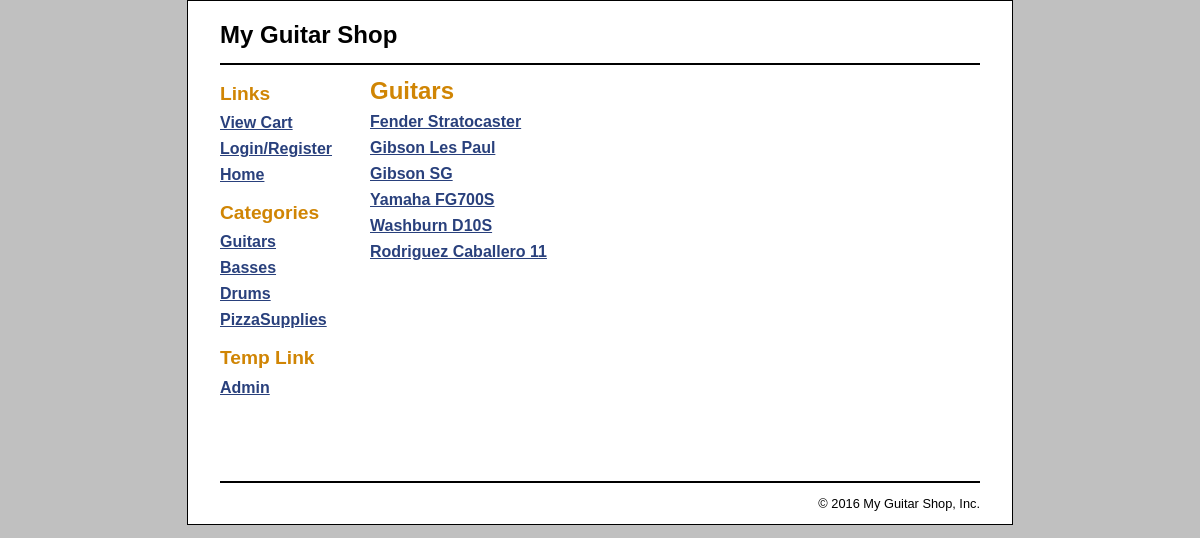
Page /catalog?category_id=1 on the committed database.
### tables this page shows
CREATE TABLE categories (
  categoryID        INT            NOT NULL   AUTO_INCREMENT,
  categoryName      VARCHAR(255)   NOT NULL,
  PRIMARY KEY (categoryID)
);

CREATE TABLE products (
  productID         INT            NOT NULL   AUTO_INCREMENT,
  categoryID        INT            NOT NULL,
  productCode       VARCHAR(10)    NOT NULL,
  productName       VARCHAR(255)   NOT NULL,
  description       TEXT           NOT NULL,
  listPrice         DECIMAL(10,2)  NOT NULL,
  discountPercent   DECIMAL(10,2)  NOT NULL   DEFAULT 0.00,
  dateAdded         DATETIME       NOT NULL,
  PRIMARY KEY (productID), 
  INDEX categoryID (categoryID), 
  UNIQUE INDEX productCode (productCode)
);

### util/main.php (called while the page is built, shortened)
<?php
$doc_root = filter_input(INPUT_SERVER, 'DOCUMENT_ROOT');
$dirs = explode(DIRECTORY_SEPARATOR, __DIR__);
array_pop($dirs);
$project_root = implode('/',$dirs) . '/';
$app_path = substr($project_root, strlen($doc_root));
?>

### model/category_db.php (called while the page is built, shortened)
<?php
function get_categories() {
    global $db;
    $query = 'SELECT *,
                (SELECT COUNT(*)
                 FROM products
                 WHERE Products.categoryID = categories.categoryID)
                 AS productCount
              FROM categories
              ORDER BY categoryID';
    try {
        $statement = $db->prepare($query);
        $statement->execute();
        $result = $statement->fetchAll();
        return $result;
    } catch (PDOException $e) {
        $error_message = $e->getMessage();
        display_db_error($error_message);
    }
}
function get_category($category_id) {
    global $db;
    $query = '
        SELECT *
        FROM categories
        WHERE categoryID = :category_id';
    try {
        $statement = $db->prepare($query);
        $statement->bindValue(':category_id', $category_id);
        $statement->execute();
        $result = $statement->fetch();
        return $result;
    } catch (PDOException $e) {
        $error_message = $e->getMessage();
        display_db_error($error_message);
    }
}
?>

### model/product_db.php (called while the page is built, shortened)
<?php
function get_products_by_category($category_id) {
    global $db;
    $query = '
        SELECT *
        FROM products p
           INNER JOIN categories c
           ON p.categoryID = c.categoryID
        WHERE p.categoryID = :category_id';
    try {
        $statement = $db->prepare($query);
        $statement->bindValue(':category_id', $category_id);
        $statement->execute();
        $result = $statement->fetchAll();
        return $result;
    } catch (PDOException $e) {
        $error_message = $e->getMessage();
        display_db_error($error_message);
    }
}
?>

### catalog/category_view.php (the view)
<?php include '../view/header.php'; ?>
<?php include '../view/sidebar.php'; ?>
<main>
    <h1><?php echo htmlspecialchars($category_name); ?></h1>
    <?php if (count($products) == 0) : ?>
        <p>There are no products in this category.</p>
    <?php else: ?>
        <?php foreach ($products as $product) : ?>
        <p>
            <a href="<?php echo '?product_id=' . $product['productID']; ?>">
                <?php echo htmlspecialchars($product['productName']); ?>
            </a>
        </p>
        <?php endforeach; ?>
    <?php endif; ?>
</main>
<?php include '../view/footer.php'; ?>

### view/sidebar.php
<aside>
    <h2>Links</h2>
    <ul>
        <li>
            <a href="<?php echo $app_path . 'cart'; ?>">View Cart</a>
        </li>
            <?php
            $account_url = $app_path . 'account';
            $logout_url = $account_url . '?action=logout';
            if (isset($_SESSION['user'])) :
            ?>
                <li><a href="<?php echo $account_url; ?>">My Account</a></li>
                <li><a href="<?php echo $logout_url; ?>">Logout</a>
            <?php else: ?>
                <li><a href="<?php echo $account_url; ?>">Login/Register</a></li>
            <?php endif; ?>
        <li>
            <a href="<?php echo $app_path; ?>">Home</a>
        </li>
    </ul>
    <h2>Categories</h2>
    <ul>
        <?php
            require_once('model/database.php');
            require_once('model/category_db.php');
            $categories = get_categories();
            foreach($categories as $category) :
                $name = $category['categoryName'];
                $id = $category['categoryID'];
                $url = $app_path . 'catalog?category_id=' . $id;
        ?>
        <li>
            <a href="<?php echo $url; ?>">
               <?php echo htmlspecialchars($name); ?>
            </a>
        </li>
        <?php endforeach; ?>
    </ul>
    <h2>Temp Link</h2>
    <ul>
        <li>
            <a href="<?php echo $app_path; ?>admin">Admin</a>
        </li>
    </ul>
</aside>

### main.css (style rules this page uses)
html { background-color: rgb(192, 192, 192); }
body { font-family: Arial, Helvetica, sans-serif; width: 760px; margin: 0 auto; padding: 0 2em; background-color: white; border: 1px solid black; }
main { margin-bottom: 1em; float: left; width: 580px; }
aside { float: left; width: 150px; height: 400px; margin: .5em 0; }
h1 { font-size: 150%; margin: .5em 0 .25em; }
h2 { font-size: 120%; margin: .5em 0; }
h1, h2 { color: rgb(208, 133, 4); }
p { margin: .5em 0; }
ul { list-style-type: none; margin: 0; padding-left: 0; }
li { padding-bottom: .5em; }
a { color: rgb(41, 64, 124); font-weight: bold; }

### rows in the picture
categories: categoryName "Guitars"
categories: categoryName "Basses"
categories: categoryName "Drums"
categories: categoryName "PizzaSupplies"
products: productName "Fender Stratocaster"
products: productName "Gibson Les Paul"
products: productName "Gibson SG"
products: productName "Yamaha FG700S"
products: productName "Washburn D10S"
products: productName "Rodriguez Caballero 11"
